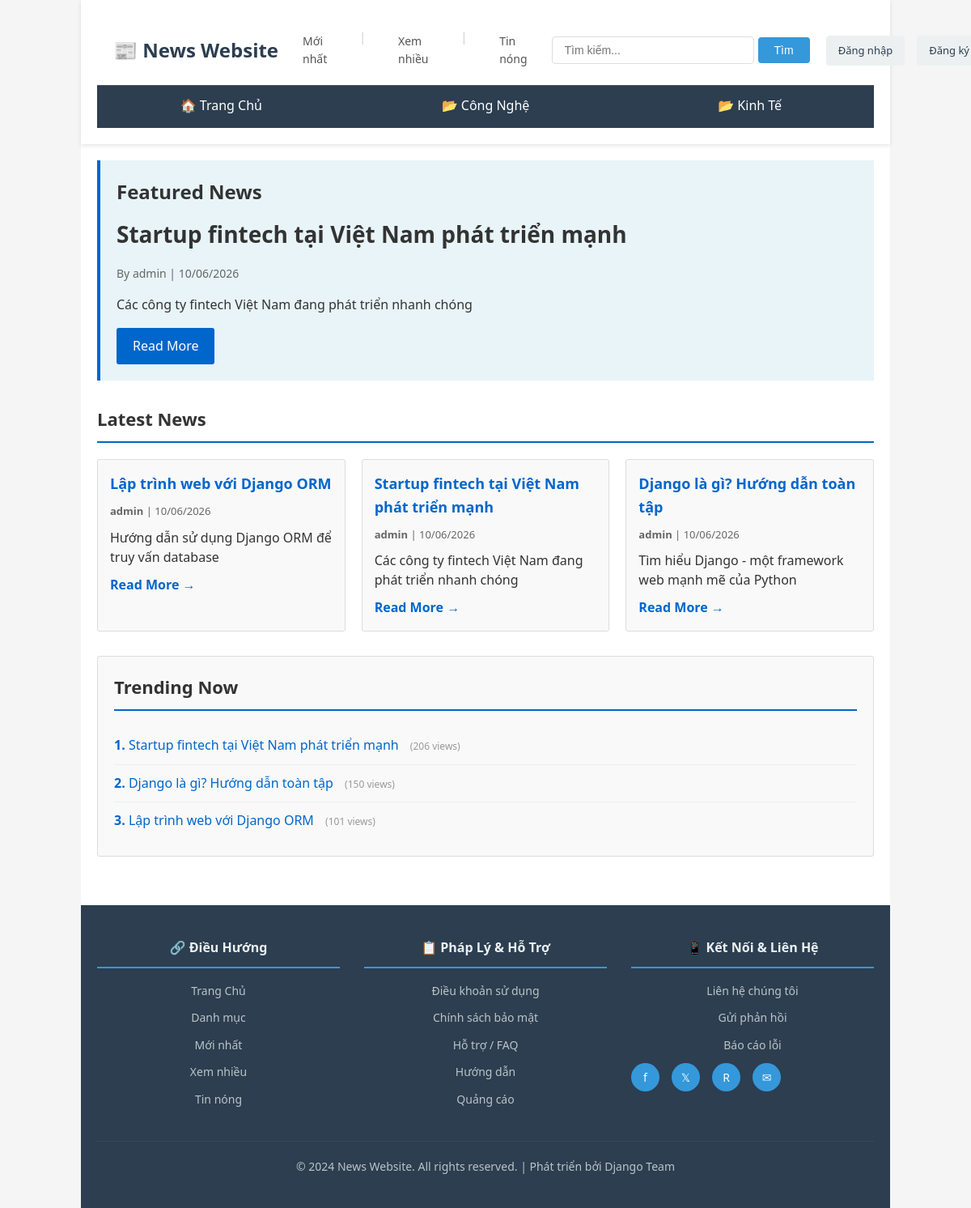
The page / on the database its author committed.
### Webtintuc/models.py (models this page shows, shortened)
class Category(models.Model):
    CATEGORY_TYPES = (
        ('news', 'Tin Tức'),
        ('blog', 'Blog'),
    )
    name = models.CharField(max_length=100, unique=True)
    slug = models.SlugField(unique=True)
    description = models.TextField(blank=True, null=True)
    category_type = models.CharField(
        max_length=20,
        choices=CATEGORY_TYPES,
        default='news'
    )
    created_at = models.DateTimeField(auto_now_add=True, null=True, blank=True)
    class Meta:
        verbose_name_plural = "Categories"
        ordering = ['name']

class Post(models.Model):
    STATUS_CHOICES = (
        ('draft', 'Nháp'),
        ('published', 'Đã đăng'),
    )
    POST_TYPES = (
        ('news', 'Tin Tức'),
        ('blog', 'Blog'),
    )
    title = models.CharField(max_length=255)
    slug = models.SlugField(unique=True)
    content = models.TextField()
    summary = models.TextField(help_text="Tóm tắt ngắn gọn bài viết")
    category = models.ForeignKey(Category, on_delete=models.CASCADE)
    author = models.ForeignKey(User, on_delete=models.SET_NULL, null=True)
    tags = models.ManyToManyField(Tag, blank=True)
    views_count = models.IntegerField(default=0)
    status = models.CharField(
        max_length=20,
        choices=STATUS_CHOICES,
        default='draft'
    )
    post_type = models.CharField(
        max_length=20,
        choices=POST_TYPES,
        default='news'
    )
    created_at = models.DateTimeField(auto_now_add=True)
    updated_at = models.DateTimeField(auto_now=True)
    published_at = models.DateTimeField(null=True, blank=True)
    class Meta:
        ordering = ['-published_at', '-created_at']
        verbose_name = "Bài Viết"
        verbose_name_plural = "Bài Viết"

### Webtintuc/views.py (the view)
# urls.py: path('', views.index, name='index'),
def index(request):
    featured_posts = Post.objects.filter(
        status='published'
    ).order_by('-views_count')[:1]
    featured_post = featured_posts.first() if featured_posts else None
    latest_posts = Post.objects.filter(
        status='published'
    ).order_by('-published_at')[:8]
    trending_posts = Post.objects.filter(
        status='published'
    ).order_by('-views_count')[:4]
    context = {
        **get_base_context(),
        'featured_post': featured_post,
        'latest_posts': latest_posts,
        'trending_posts': trending_posts,
    }
    return render(request, 'trang_chu.html', context)

### Webtintuc/views.py (called while the page is built)
def get_base_context():
    return {
        'categories': Category.objects.filter(category_type='news'),
    }

### Webtintuc/templates/trang_chu.html (shortened to what this page needs)
{% extends "base.html" %}
{% block content %}
<div class="container">
    {% if featured_post %}
    <section class="featured">
        <div class="featured-card">
            <h2>Featured News</h2>
            <h1>{{ featured_post.title }}</h1>
            <p class="featured-meta">
                By {{ featured_post.author.get_full_name|default:featured_post.author.username }} | {{ featured_post.published_at|date:"d/m/Y" }}
            </p>
            <p>{{ featured_post.summary }}</p>
            <a href="{% url 'webtintuc:post_detail' featured_post.slug %}" class="btn">Read More</a>
        </div>
    </section>
    {% endif %}
    <section class="news-section">
        <h2>Latest News</h2>
        <div class="news-grid">
            {% for post in latest_posts %}
            <div class="news-card">
                <h3><a href="{% url 'webtintuc:post_detail' post.slug %}">{{ post.title }}</a></h3>
                <p class="news-meta">
                    <strong>{{ post.author.get_full_name|default:post.author.username }}</strong> | {{ post.published_at|date:"d/m/Y" }}
                </p>
                <p>{{ post.summary|truncatewords:20 }}</p>
                <a href="{% url 'webtintuc:post_detail' post.slug %}" class="link">Read More →</a>
            </div>
            {% empty %}
            <p>No news available</p>
            {% endfor %}
        </div>
    </section>
    {% if trending_posts %}
    <section class="trending">
        <h2>Trending Now</h2>
        <ol class="trending-list">
            {% for post in trending_posts %}
            <li>
                <a href="{% url 'webtintuc:post_detail' post.slug %}">{{ post.title }}</a>
                <span class="views">({{ post.views_count }} views)</span>
            </li>
            {% endfor %}
        </ol>
    </section>
    {% endif %}
</div>
{% endblock %}

### Webtintuc/templates/base.html (shortened to what this page needs)
{% load static %}
<!DOCTYPE html>
<html lang="vi">
<head>
    <link rel="stylesheet" href="{% static 'css/style.css' %}">
</head>
<body>
    <div class="wrapper">
        <header>
            <div class="header-top">
                <a href="{% url 'webtintuc:index' %}" class="logo">📰 News Website</a>
                <div class="header-info">
                    <a href="{% url 'webtintuc:index' %}">Mới nhất</a>
                    <span class="separator">|</span>
                    <a href="{% url 'webtintuc:index' %}">Xem nhiều</a>
                    <span class="separator">|</span>
                    <a href="{% url 'webtintuc:index' %}">Tin nóng</a>
                </div>
                <form class="search-box" action="{% url 'webtintuc:search' %}" method="GET">
                    <input type="text" name="q" placeholder="Tìm kiếm..." value="{{ query }}">
                    <button type="submit">Tìm</button>
                </form>
                <div class="user-menu">
                    {% if user.is_authenticated %}
                        <span class="user-greeting">👤 {{ user.username }}</span>
                        <a href="{% url 'webtintuc:my_posts' %}">Bài viết của tôi</a>
                        <a href="{% url 'webtintuc:logout' %}">Đăng xuất</a>
                    {% else %}
                        <a href="{% url 'webtintuc:login' %}">Đăng nhập</a>
                        <a href="{% url 'webtintuc:register' %}">Đăng ký</a>
                    {% endif %}
                </div>
            </div>
            <nav class="navbar">
                <a href="{% url 'webtintuc:index' %}" class="nav-item">🏠 Trang Chủ</a>
                {% for category in categories %}
                    <a href="{% url 'webtintuc:category' category.slug %}" class="nav-item">
                        📂 {{ category.name }}
                    </a>
                {% endfor %}
            </nav>
        </header>
        <main>
            {% block content %}{% endblock %}
        </main>
        <footer>
            <div class="footer-content">
                <div class="footer-section">
                    <h4>🔗 Điều Hướng</h4>
                    <ul>
                        <li><a href="{% url 'webtintuc:index' %}">Trang Chủ</a></li>
                        <li><a href="#">Danh mục</a></li>
                        <li><a href="#">Mới nhất</a></li>
                        <li><a href="#">Xem nhiều</a></li>
                        <li><a href="#">Tin nóng</a></li>
                    </ul>
                </div>
                <div class="footer-section">
                    <h4>📋 Pháp Lý & Hỗ Trợ</h4>
                    <ul>
                        <li><a href="#">Điều khoản sử dụng</a></li>
                        <li><a href="#">Chính sách bảo mật</a></li>
                        <li><a href="#">Hỗ trợ / FAQ</a></li>
                        <li><a href="#">Hướng dẫn</a></li>
                        <li><a href="#">Quảng cáo</a></li>
                    </ul>
                </div>
                <div class="footer-section">
                    <h4>📱 Kết Nối & Liên Hệ</h4>
                    <ul>
                        <li><a href="#">Liên hệ chúng tôi</a></li>
                        <li><a href="#">Gửi phản hồi</a></li>
                        <li><a href="#">Báo cáo lỗi</a></li>
                    </ul>
                    <div class="social-links">
                        <a href="#" title="Facebook">f</a>
                        <a href="#" title="Twitter">𝕏</a>
                        <a href="#" title="Reddit">R</a>
                        <a href="#" title="Email">✉</a>
                    </div>
                </div>
            </div>
            <div class="footer-bottom">
                <p>&copy; 2024 News Website. All rights reserved. | Phát triển bởi Django Team</p>
            </div>
        </footer>
    </div>
</body>
</html>

### Webtintuc/static/css/style.css (style rules this page uses)
* { margin: 0; padding: 0; box-sizing: border-box; }
body { font-family: Arial, sans-serif; line-height: 1.6; color: #333; background-color: #f5f5f5; }
.wrapper { max-width: 1000px; margin: 0 auto; background: white; }
header { background: #333; color: white; padding: 20px; box-shadow: 0 2px 5px rgba(0,0,0,0.1); }
.header-top { display: flex; justify-content: space-between; align-items: center; margin-bottom: 15px; }
.logo { font-size: 24px; font-weight: bold; color: white; text-decoration: none; }
.search-box { display: flex; gap: 5px; }
.search-box input { padding: 8px 12px; border: none; border-radius: 3px; width: 250px; }
.search-box button { padding: 8px 15px; background: #555; color: white; border: none; border-radius: 3px; cursor: pointer; }
.navbar { display: flex; gap: 20px; border-top: 1px solid #555; padding-top: 15px; }
.nav-item { color: white; text-decoration: none; padding: 5px 10px; transition: background 0.3s; }
main { padding: 30px 20px; min-height: 400px; }
.container { display: flex; flex-direction: column; gap: 30px; }
.featured { background: #e8f4f8; padding: 20px; border-left: 4px solid #0066cc; }
.featured h1 { margin: 10px 0; font-size: 28px; }
.featured-meta { color: #666; font-size: 14px; margin: 10px 0; }
.featured p { margin: 15px 0; }
.btn { display: inline-block; background: #0066cc; color: white; padding: 10px 20px; text-decoration: none; border-radius: 3px; transition: background 0.3s; }
.news-section h2, .trending h2 { margin-bottom: 20px; font-size: 22px; border-bottom: 2px solid #0066cc; padding-bottom: 10px; }
.news-grid { display: grid; grid-template-columns: repeat(auto-fill, minmax(280px, 1fr)); gap: 20px; }
.news-card { background: #f9f9f9; padding: 15px; border: 1px solid #ddd; border-radius: 3px; transition: box-shadow 0.3s; }
.news-card h3 { margin-bottom: 10px; font-size: 18px; }
.news-card h3 a { color: #0066cc; text-decoration: none; }
.news-meta { color: #666; font-size: 13px; margin-bottom: 10px; }
.news-card p { margin-bottom: 10px; line-height: 1.5; }
.link { color: #0066cc; text-decoration: none; font-weight: bold; }
.trending { background: #f9f9f9; padding: 20px; border: 1px solid #ddd; border-radius: 3px; }
.trending-list { list-style: none; counter-reset: trending-counter; }
.trending-list li { counter-increment: trending-counter; padding: 10px 0; border-bottom: 1px solid #eee; }
.trending-list li:before { content: counter(trending-counter) ". "; font-weight: bold; color: #0066cc; }
.trending-list li:last-child { border-bottom: none; }
.trending-list a { color: #0066cc; text-decoration: none; }
.views { color: #999; font-size: 12px; margin-left: 10px; }
footer { background: #333; color: white; text-align: center; padding: 20px; margin-top: 30px; }
footer p { margin: 0; }
footer a { color: #aaa; text-decoration: none; }

### rows shown on the page
Category: name "Công Nghệ"
Category: name "Kinh Tế"
Post: title "Startup fintech tại Việt Nam phát triển mạnh", author.get_full_name "admin", published_at "10/06/2026", summary "Các công ty fintech Việt Nam đang phát triển nhanh chóng", views_count "206"
Post: title "Lập trình web với Django ORM", author.get_full_name "admin", published_at "10/06/2026", summary "Hướng dẫn sử dụng Django ORM để truy vấn database", views_count "101"
Post: title "Django là gì? Hướng dẫn toàn tập", author.get_full_name "admin", published_at "10/06/2026", summary "Tìm hiểu Django - một framework web mạnh mẽ của Python", views_count "150"
